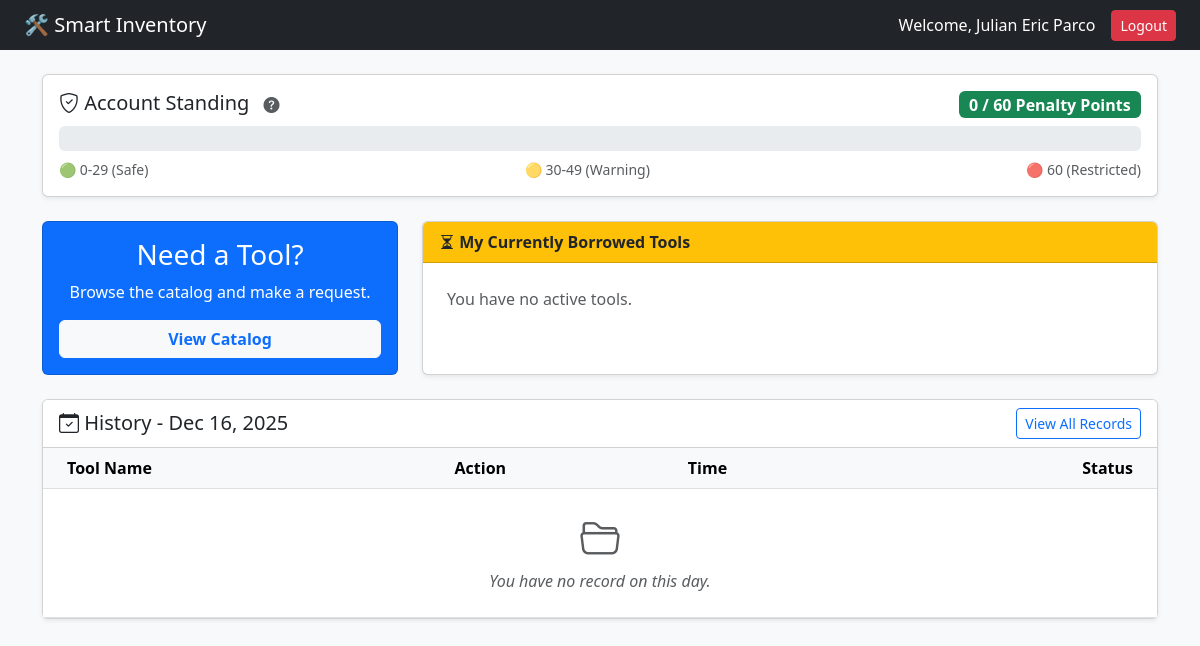
Before: /dashboard.php (signed in) with the older database file.
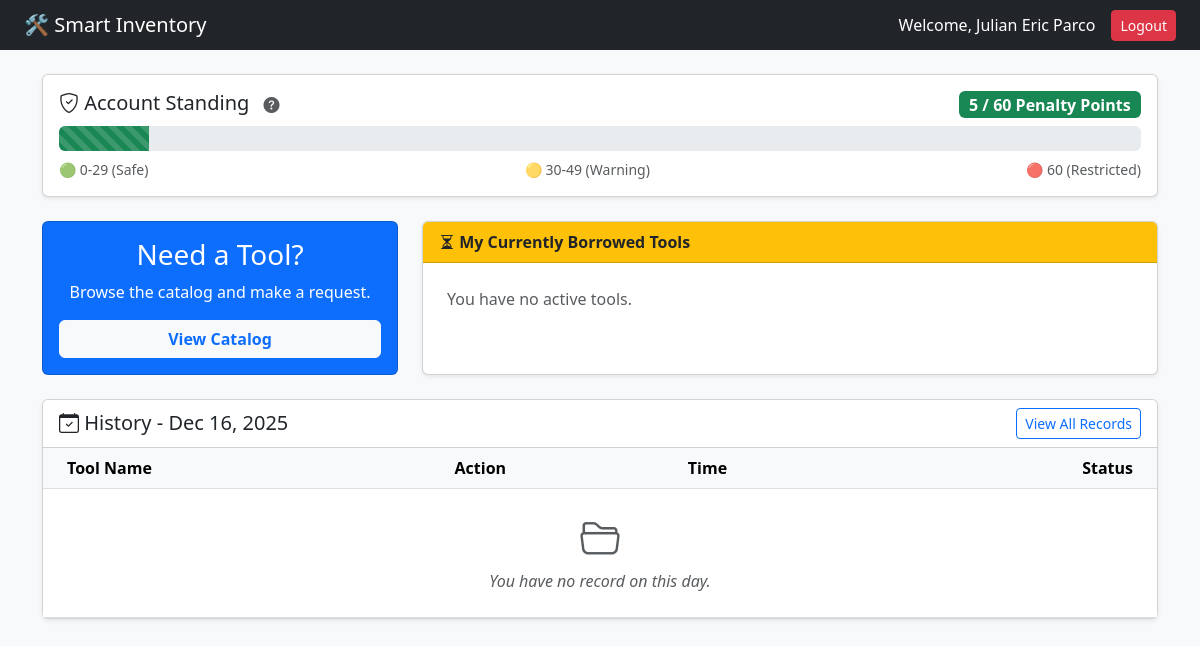
After: the same page with the newer database file.
### tables this page shows
CREATE TABLE `users` (
  `user_id` int(11) NOT NULL,
  `id_number` varchar(20) NOT NULL,
  `full_name` varchar(100) NOT NULL,
  `email` varchar(150) NOT NULL,
  `password` varchar(255) NOT NULL,
  `role` enum('student','admin') DEFAULT 'student',
  `account_status` enum('active','restricted') DEFAULT 'active',
  `penalty_points` int(11) DEFAULT 0,
  `created_at` timestamp NOT NULL DEFAULT current_timestamp(),
  `ban_end_date` datetime DEFAULT NULL,
  `ban_reason` text DEFAULT NULL
);

### dashboard.php (the view, shortened to what the changed rows need)
<?php
include "db_conn.php";
$user_id = $_SESSION['user_id'];
$role = $_SESSION['role'];
$my_points = 0;
$bar_color = "success";
$bar_width = "0%";
$account_status = "active";
$ban_end = "";
if ($role == 'student') {
    $p_sql = "SELECT penalty_points, account_status, ban_end_date, ban_reason FROM users WHERE user_id = '$user_id'";
    $p_res = mysqli_query($conn, $p_sql);
    if ($p_res && mysqli_num_rows($p_res) > 0) {
        $p_data = mysqli_fetch_assoc($p_res);
        $my_points = $p_data['penalty_points'];
        $account_status = $p_data['account_status'];
        $ban_end = $p_data['ban_end_date'];
    }
    $max_points = 60;
    $percentage = ($my_points / $max_points) * 100;
    $bar_width = $percentage . "%";
    if ($my_points >= 50) { $bar_color = "danger"; }
    elseif ($my_points >= 30) { $bar_color = "warning"; }
    else { $bar_color = "success"; }
}
?>
<!DOCTYPE html>
<html>
<head>
    <link href="https://cdn.jsdelivr.net/npm/bootstrap@5.3.0/dist/css/bootstrap.min.css" rel="stylesheet">
    <link rel="stylesheet" href="https://cdn.jsdelivr.net/npm/bootstrap-icons@1.10.0/font/bootstrap-icons.css">
    <link rel="stylesheet" href="assets/css/message_request.css">
</head>
<body class="bg-light">
    <div class="container mt-4">
        <?php if ($role == 'admin') { ?>
            <div class="row g-4 mb-4">
                <div class="col-md-4">
                    <div class="card text-center shadow-sm h-100">
                        <div class="card-body">
                            <h5 class="card-title text-primary"><i class="bi bi-upc-scan"></i> Scanner</h5>
                            <p class="card-text">Issue or Return tools via barcode.</p>
                            <a href="scan_page.php" class="btn btn-primary w-100">Open Scanner</a>
                        </div>
                    </div>
                </div>
                <div class="col-md-4">
                    <div class="card text-center shadow-sm h-100 position-relative" id="requestCard">
                        <div class="card-body">
                            <h5 class="card-title text-warning">
                                <i class="bi bi-envelope"></i> Requests
                                <span id="reqBadge" class="position-absolute top-0 start-100 translate-middle badge rounded-pill bg-danger" style="display:none;">
                                    0
                                    <span class="visually-hidden">unread messages</span>
                                </span>
                            </h5>
                            <p class="card-text">Approve student borrow requests.</p>
                            <a href="admin_requests.php" class="btn btn-warning w-100">Manage Requests</a>
                        </div>
                    </div>
                </div>
                <div class="col-md-4">
                    <div class="card text-center shadow-sm h-100">
                        <div class="card-body">
                            <h5 class="card-title text-success"><i class="bi bi-tools"></i> Inventory</h5>
                            <p class="card-text">Add or edit tool details.</p>
                            <a href="inventory.php" class="btn btn-success w-100">View Catalog</a>
                        </div>
                    </div>
                </div>
                <div class="col-md-4">
                    <div class="card text-center shadow-sm h-100">
                        <div class="card-body">
                            <h5 class="card-title text-danger"><i class="bi bi-graph-up"></i> Reports</h5>
                            <p class="card-text">View utilization analytics.</p>
                            <a href="reports.php" class="btn btn-danger w-100">View Analytics</a>
                        </div>
                    </div>
                </div>
                <div class="col-md-4">
                    <div class="card text-center shadow-sm h-100">
                        <div class="card-body">
                            <h5 class="card-title text-dark"><i class="bi bi-people-fill"></i> Users</h5>
                            <p class="card-text">Manage bans and penalties.</p>
                            <a href="users.php" class="btn btn-outline-dark w-100">Manage Users</a>
                        </div>
                    </div>
                </div>
                <div class="col-md-4">
                    <div class="card text-center shadow-sm h-100 border-warning">
                        <div class="card-body">
                            <h5 class="card-title text-warning"><i class="bi bi-bell"></i> Automation</h5>
                            <p class="card-text">Trigger email reminders manually.</p>
                            <a href="cron_email.php" target="_blank" class="btn btn-warning w-100">Run Reminders</a>
                        </div>
                    </div>
                </div>
            </div>
            <div class="card shadow-sm mb-4">
                <div class="card-header bg-info text-white">
                    <h5 class="mb-0"><i class="bi bi-person-badge"></i> Currently Borrowed Tools (Active)</h5>
                </div>
                <div class="card-body">
                    <table class="table table-bordered table-hover">
                        <thead class="table-light">
                            <tr>
                                <th>Borrower Name</th>
                                <th>Tool Name</th>
                                <th>Barcode</th>
                                <th>Due Date</th>
                                <th>Status</th>
                            </tr>
                        </thead>
                        <tbody>
                            <?php
                            $sql = "SELECT u.full_name, t.tool_name, t.barcode, tr.return_date, tr.status
                                    FROM transactions tr
                                    JOIN users u ON tr.user_id = u.user_id
                                    JOIN tools t ON tr.tool_id = t.tool_id
                                    WHERE tr.status = 'Borrowed'";
                            $result = mysqli_query($conn, $sql);
                            if ($result && mysqli_num_rows($result) > 0) {
                                while ($row = mysqli_fetch_assoc($result)) {
                                    $is_overdue = (date('Y-m-d') > $row['return_date']);
                                    $badge = $is_overdue ? 'danger' : 'warning';
                                    $status_text = $is_overdue ? 'Overdue!' : 'Borrowed';
                            ?>
                                <tr>
                                    <td><?php echo $row['full_name']; ?></td>
                                    <td><?php echo $row['tool_name']; ?></td>
                                    <td><code><?php echo $row['barcode']; ?></code></td>
                                    <td><?php echo $row['return_date']; ?></td>
                                    <td><span class="badge bg-<?php echo $badge; ?>"><?php echo $status_text; ?></span></td>
                                </tr>
                            <?php
                                }
                            } else {
                                echo "<tr><td colspan='5' class='text-center text-muted'>No tools are currently being used.</td></tr>";
                            }
                            ?>
                        </tbody>
                    </table>
                </div>
            </div>
            <div class="card shadow-sm">
                <div class="card-header bg-secondary text-white d-flex justify-content-between align-items-center">
                    <h5 class="mb-0"><i class="bi bi-clock-history"></i> Today's Successful Transactions</h5>
                    <a href="admin_history.php" target="_blank" class="btn btn-sm btn-light text-secondary fw-bold">View Full History</a>
                </div>
                <div class="card-body">
                    <table class="table table-sm">
                        <thead>
                            <tr>
                                <th>Type</th>
                                <th>Tool</th>
                                <th>Student</th>
                                <th>Time Processed</th>
                            </tr>
                        </thead>
                        <tbody>
                            <?php
                            $today = date('Y-m-d');
                            $sql = "SELECT tr.status, t.tool_name, u.full_name, tr.actual_return_date, tr.date_requested
                                    FROM transactions tr
                                    JOIN users u ON tr.user_id = u.user_id
                                    JOIN tools t ON tr.tool_id = t.tool_id
                                    WHERE
                                    (
                                        (tr.status = 'Borrowed' AND DATE(tr.date_requested) = '$today')
                                        OR
                                        (tr.status = 'Returned' AND DATE(tr.actual_return_date) = '$today')
                                    )
                                    ORDER BY tr.transaction_id DESC";
                            $result = mysqli_query($conn, $sql);
                            if ($result && mysqli_num_rows($result) > 0) {
                                while ($row = mysqli_fetch_assoc($result)) {
                                    $type = ($row['status'] == 'Returned') ? 'IN (Returned)' : 'OUT (Issued)';
                                    $color = ($row['status'] == 'Returned') ? 'success' : 'primary';
                                    if ($row['status'] == 'Returned' && !empty($row['actual_return_date'])) {
                                        $display_time = date('h:i A', strtotime($row['actual_return_date']));
                                    } elseif (!empty($row['date_requested'])) {
                                        $display_time = date('h:i A', strtotime($row['date_requested']));
                                    } else {
                                        $display_time = "Today";
                                    }
                            ?>
                                <tr>
                                    <td><span class="badge bg-<?php echo $color; ?>"><?php echo $type; ?></span></td>
                                    <td><?php echo $row['tool_name']; ?></td>
                                    <td><?php echo $row['full_name']; ?></td>
                                    <td><?php echo $display_time; ?></td>
                                </tr>
                            <?php
                                }
                            } else {
                                echo "<tr><td colspan='4' class='text-center py-3 text-muted fst-italic'>No successful transactions yet today.</td></tr>";
                            }
                            ?>
                        </tbody>
                    </table>
                </div>
            </div>
        <?php } else { ?>
            <?php if ($account_status == 'restricted' && !empty($ban_end)) { ?>
                <div class="card shadow-sm mb-4 border-danger">
                    <div class="card-body text-center text-danger">
                        <h2 class="display-1"><i class="bi bi-slash-circle"></i></h2>
                        <h4 class="fw-bold">Account Temporarily Suspended</h4>
                        <p class="lead mt-3 text-dark">
                            Access Restricted Until:<br>
                            <strong><?php echo date('F d, Y h:i A', strtotime($ban_end)); ?></strong>
                        </p>
                        <button class="btn btn-outline-danger btn-sm mt-2" data-bs-toggle="modal" data-bs-target="#banReasonModal">
                            Why?
                        </button>
                    </div>
                </div>
            <?php } else { ?>
                <div class="card shadow-sm mb-4">
                    <div class="card-body">
                        <div class="d-flex justify-content-between align-items-center mb-2">
                            <h5 class="card-title mb-0">
                                <i class="bi bi-shield-check"></i> Account Standing
                                <button type="button" class="btn btn-link text-decoration-none p-0 ms-2"
                                        data-bs-toggle="modal" data-bs-target="#penaltyRulesModal">
                                    <i class="bi bi-question-circle-fill text-muted" style="font-size: 1rem;"></i>
                                </button>
                            </h5>
                            <span class="badge bg-<?php echo $bar_color; ?> fs-6">
                                <?php echo $my_points; ?> / 60 Penalty Points
                            </span>
                        </div>
                        <div class="progress" style="height: 25px; background-color: #e9ecef;">
                            <div class="progress-bar bg-<?php echo $bar_color; ?> progress-bar-striped progress-bar-animated"
                                 role="progressbar"
                                 style="width: <?php echo $bar_width; ?>; font-weight: bold;">
                            </div>
                        </div>
                        <div class="mt-2 text-muted small d-flex justify-content-between">
                            <span>🟢 0-29 (Safe)</span>
                            <span>🟡 30-49 (Warning)</span>
                            <span>🔴 60 (Restricted)</span>
                        </div>
                    </div>
                </div>
            <?php } ?>
            <div class="card shadow-sm">
                <div class="card-body p-0">
                    <div class="table-responsive">
                        <table class="table table-hover mb-0 align-middle">
                            <thead class="table-light">
                                <tr>
                                    <th class="ps-4">Tool Name</th>
                                    <th>Action</th>
                                    <th>Time</th>
                                    <th class="text-end pe-4">Status</th>
                                </tr>
                            </thead>
                        </table>
                    </div>
                </div>
            </div>
        <?php } ?>
    </div>
</body>
</html>

Changed rows visible on the page:
changed users: penalty_points "0" → "5"
